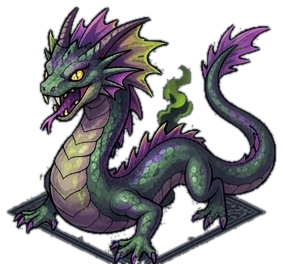
#> input picture assets/portraits/expressions/monster_basilisk.png, 283 x 264 px, given in place of monster_slime.png, which was not available
$ python make_monsters.py
#> lines starting #> are read from the running program, lines starting #| are printed output that depends on the picture; pictures that were not available may be replaced by others from this repository, and a replacement may not be noted
#!/usr/bin/env python3
"""Генератор монстров из одной таблицы MONSTERS.

Для каждого монстра создаёт:
  combat/battlers/monsters/<id>/  — характеристики (.tres), приём (.tres), спрайт и сцену анимации;
  combat/arenas/monsters/<id>.tscn — арену: монстры против Рэна и Капли;
  src/common/bestiary/bestiary_data.gd — данные бестиария для игры.
Спрайты берутся из assets/portraits/expressions/monster_<id>.png (см. cut_portraits.py).
Запуск: python3 tools/make_monsters.py
"""
import re
from pathlib import Path

from PIL import Image, ImageOps

ROOT = Path(__file__).resolve().parent.parent

# id: имя, уровень, HP, атака, защита, скорость, приём (название, описание, урон, на всех?),
#     шанс приручения (0 — не приручается), сколько в бою, высота спрайта, описание.
MONSTERS = {
    "slime": dict(name="Лесной слизень", level=1, hp=55, attack=4, defense=6, speed=40,
                  action=("Липкий прыжок", "Слизень плюхается на цель.", 14, False),
                  tame=0.6, count=2, height=200,
                  info="Безобидный лесной слизень. Любит блестящее и тёплые руки."),
    "shadow_imp": dict(name="Теневой бесёнок", level=2, hp=65, attack=7, defense=6, speed=75,
                       action=("Теневой коготь", "Быстрый удар из тени.", 16, False),
                       tame=0.4, count=2, height=240,
                       info="Мелкий слуга Бага. Пакостит и прячется в тенях."),
    "stone_golem": dict(name="Каменный голем", level=3, hp=150, attack=8, defense=22, speed=20,
                        action=("Каменный кулак", "Тяжёлый, но медленный удар.", 30, False),
                        tame=0.25, count=1, height=340,
                        info="Страж древних руин. Руны на теле светятся, когда он злится."),
    "griffin": dict(name="Грифон", level=4, hp=120, attack=10, defense=10, speed=80,
                    action=("Пикирование", "Удар с высоты острыми когтями.", 24, False),
                    tame=0.2, count=1, height=330,
                    info="Гордый страж небес. Подчиняется только сильным."),
    "basilisk": dict(name="Василиск", level=5, hp=130, attack=10, defense=12, speed=45,
                     action=("Ядовитое дыхание", "Облако яда накрывает весь отряд.", 14, True),
                     tame=0.0, count=1, height=300,
                     info="Змей с ядовитым дыханием. Приручить невозможно."),
    "cerberus": dict(name="Цербер", level=5, hp=150, attack=11, defense=12, speed=55,
                     action=("Тройной укус", "Три пасти рвут одну цель.", 28, False),
                     tame=0.15, count=1, height=320,
                     info="Трёхглавый пёс в цепях. Верен до последнего, если признает хозяина."),
    "chimera": dict(name="Химера", level=6, hp=170, attack=12, defense=12, speed=50,
                    action=("Тройная ярость", "Лев, козёл и змея атакуют всех сразу.", 16, True),
                    tame=0.0, count=1, height=330,
                    info="Порождение Разлома. Три головы — три характера, и все злые."),
    "phoenix": dict(name="Феникс", level=7, hp=120, attack=13, defense=8, speed=90,
                    action=("Пламя возрождения", "Огненные крылья обжигают весь отряд.", 15, True),
                    tame=0.05, count=1, height=330,
                    info="Огненная птица. Возрождается из пепла. Приручить почти невозможно."),
    "red_dragon": dict(name="Красный дракон", level=8, hp=220, attack=14, defense=18, speed=40,
                       action=("Огненное дыхание", "Пламя накрывает весь отряд.", 20, True),
                       tame=0.0, count=1, height=380,
                       info="Древний дракон, заражённый Разломом. Самый опасный враг леса."),
}

ENEMY_POSITIONS = [(465, 722), (284, 896), (606, 992)]
STATS_SCRIPT = "res://src/combat/battlers/battler_stats.gd"
ATTACK_SCRIPT = "res://src/combat/actions/battler_action_attack.gd"
TEMPLATE_ANIM = ROOT / "combat/battlers/bugcat/bugcat_anim.tscn"
TEMPLATE_ARENA = ROOT / "overworld/maps/town/battles/test_combat_arena.tscn"
LETTERS = "АБВ"


def write_stats(path: Path, m: dict) -> None:
    path.write_text(f'''[gd_resource type="Resource" script_class="BattlerStats" format=3]

[ext_resource type="Script" path="{STATS_SCRIPT}" id="1"]

[resource]
script = ExtResource("1")
affinity = 0
base_max_health = {m["hp"]}
base_max_energy = 6
base_attack = {m["attack"]}
base_defense = {m["defense"]}
base_speed = {m["speed"]}
base_hit_chance = 100
base_evasion = 0
''')


def write_action(path: Path, m: dict) -> None:
    label, description, damage, everyone = m["action"]
    path.write_text(f'''[gd_resource type="Resource" script_class="AttackBattlerAction" format=3]

[ext_resource type="Script" path="{ATTACK_SCRIPT}" id="1"]

[resource]
script = ExtResource("1")
hit_chance = 80.0
base_damage = {damage}
label = "{label}"
description = "{description}"
target_scope = {2 if everyone else 1}
targets_friendlies = false
targets_enemies = true
element = 0
energy_cost = 0
readiness_saved = 30.0
''')


def write_anim(folder: Path, monster_id: str, m: dict) -> None:
#> called with monster_id = 'slime'
    sprite = Image.open(ROOT / f"assets/portraits/expressions/monster_{monster_id}.png")
#> sprite is the input picture: PIL image 283x264 RGBA; mean R, G, B, A 51.9, 54.7, 61.4, 125.6
    sprite = ImageOps.mirror(sprite)  # враги стоят слева и смотрят направо
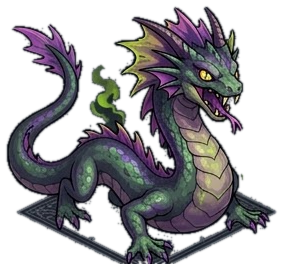
#> sprite: PIL image 283x264 RGBA; mean R, G, B, A 51.9, 54.7, 61.4, 125.6; transparent parts drawn white
    sprite.thumbnail((m["height"] * 1.3, m["height"]))
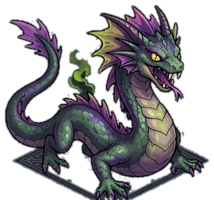
#> sprite: PIL image 214x200 RGBA; mean R, G, B, A 38.3, 36.9, 41.1, 125.6; transparent parts drawn white
    sprite.save(folder / "sprite.png")
    w, h = sprite.size
#> w = 214; h = 200
#> (the run stopped early here; a loop or call above may not have finished)
